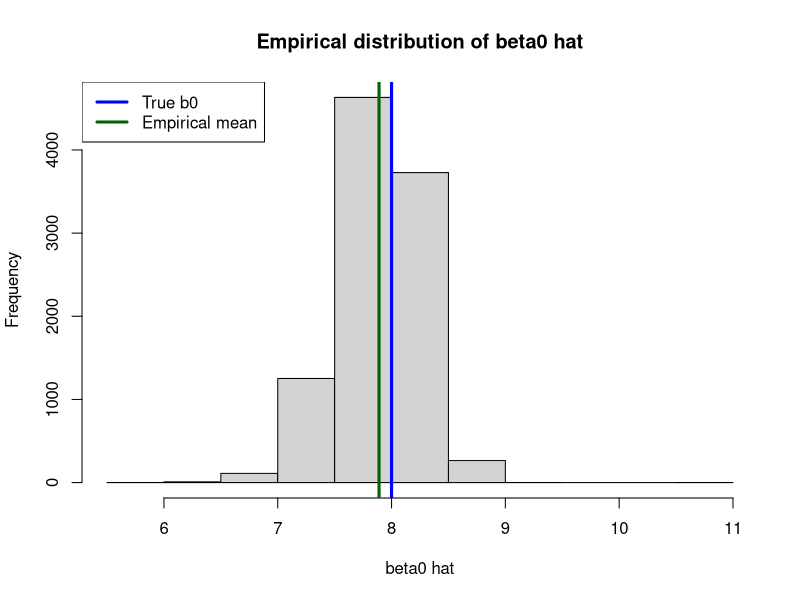
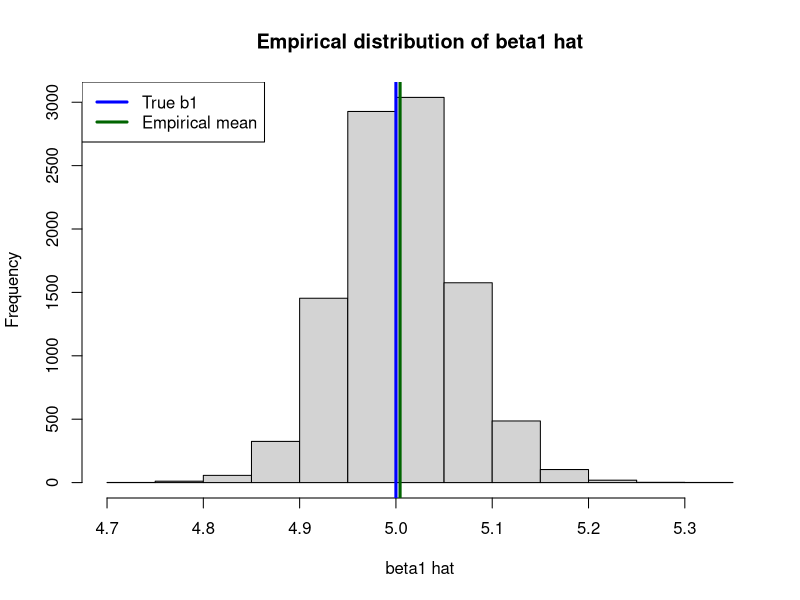
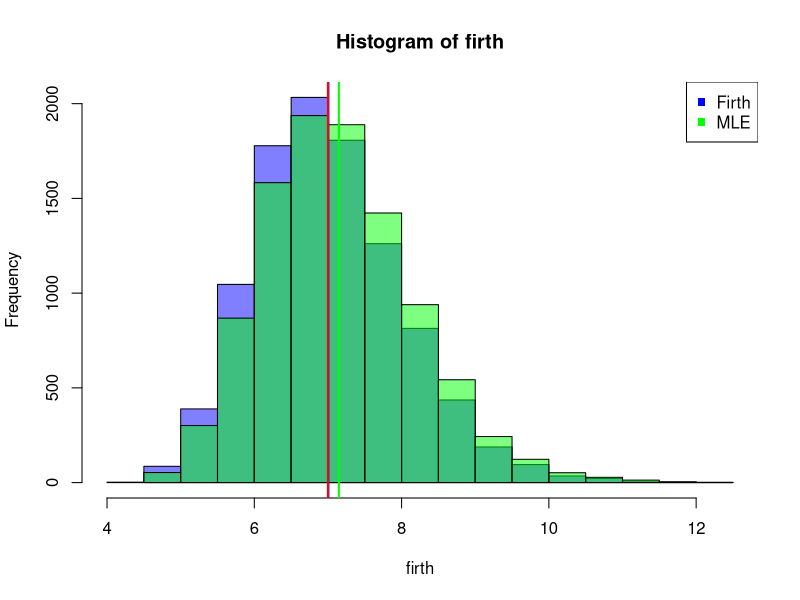

These charts were generated, in order, by the following R code:
## ---- chunk 1
knitr::opts_chunk$set(echo = FALSE)
## ---- chunk 2
set.seed(20230320)

b0 <- 8
b1 <- 5
n <- 10
x <- runif(n, -10, 10)

trials <- 10000
# First row is b0, second row is b1, third row is dispersion (1/nu)
estims <- matrix(double(trials*3), nrow = 3)

for (i in 1:trials) {
  y <- rexp(n, rate = exp(-(b0 + b1*x)))
  mod <- glm(y ~ x, family = Gamma(link = "log"))
  estims[c(1,2),i] <- mod$coefficients
  estims[3,i] <- summary(mod)$dispersion
}

hist(estims[1,], main = "Empirical distribution of beta0 hat",
     xlab = "beta0 hat")
abline(v = b0, col = "blue", lwd = 3)
abline(v = mean(estims[1,]), col = "darkgreen", lwd = 3)
legend("topleft", legend = c("True b0", "Empirical mean"),
       col = c("blue", "darkgreen"), lwd = c(3,3))
## ---- chunk 3
hist(estims[2,], main = "Empirical distribution of beta1 hat",
     xlab = "beta1 hat")
abline(v = b1, col = "blue", lwd = 3)
abline(v = mean(estims[2,]), col = "darkgreen", lwd = 3)
legend("topleft", legend = c("True b1", "Empirical mean"),
       col = c("blue", "darkgreen"), lwd = c(3,3))
## ---- chunk 4
set.seed(20230328)

trials <- 10000
n <- 50
lambda <- 7

mle <- double(trials)
firth <- double(trials)

for (i in 1:trials) {
  y <- rexp(n, lambda)
  mle[i] <- 1/mean(y)
  firth[i] <- (n-1)/sum(y)
}

hist(firth, col = rgb(red = 0, green = 0, blue = 1, alpha = 0.5))
hist(mle, add = T, col = rgb(red = 0, green = 1, blue = 0, alpha = 0.5))
abline(v=mean(mle), col = "green", lwd = 2)
abline(v=mean(firth), col = "blue", lwd = 2)
abline(v=lambda, col = "red", lwd = 2)
legend("topright", legend = c("Firth", "MLE"), col = c("blue", "green"), pch = c(15,15))
